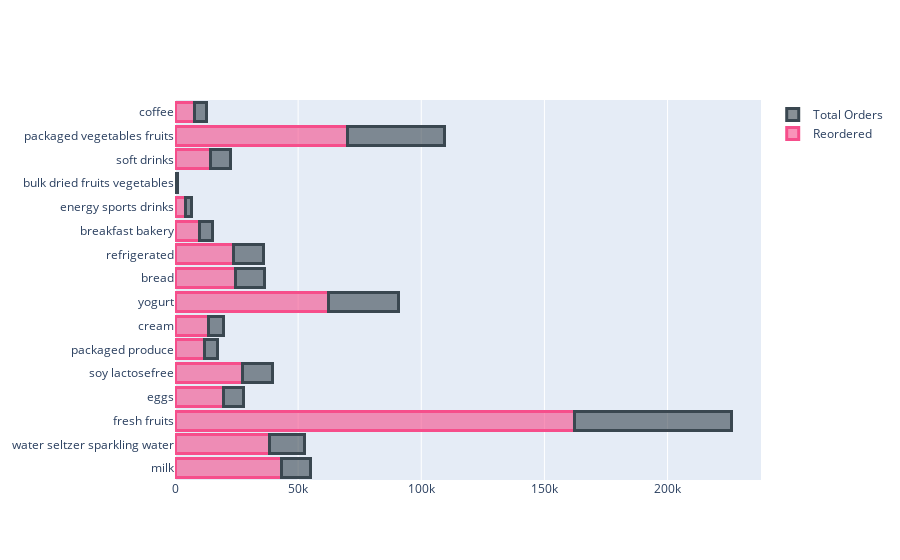

The notebook cell this image was saved under:
### Code cell
import plotly.graph_objects as go

fig = go.Figure()
fig.add_trace(go.Bar(
    y=Q6_products["product_name"][:16],
    x=Q6_products["reordered"][:16],
    name='Reordered',
    orientation='h',
    marker=dict(
        color='rgba(246, 78, 139, 0.6)',
        line=dict(color='rgba(246, 78, 139, 1.0)', width=3)
    )
))
fig.add_trace(go.Bar(
    y=Q6_products["product_name"][:16],
    x=Q6_products["#_sells_no_reoder"][:16],
    name='Total Orders',
    orientation='h',
    marker=dict(
        color='rgba(58, 71, 80, 0.6)',
        line=dict(color='rgba(58, 71, 80, 1.0)', width=3)
    )
))

fig.update_layout(barmode='stack', overwrite=False)
fig.show()

### Figure 1 — Plotly figure (JSON) as saved in the notebook; plotly's stock layout.template omitted (floating-point values rounded to 4 significant figures)
{"data": [{"marker": {"color": "rgba(246, 78, 139, 0.6)", "line": {"color": "rgba(246, 78, 139, 1.0)", "width": 3}}, "name": "Reordered", "orientation": "h", "type": "bar", "x": [43162, 38467, 162355, 19798, 27251, 12021, 13625, 62464, 24540, 23854, 9991, 4256, 678, 14299, 69872, 8059], "y": ["milk", "water seltzer sparkling water", "fresh fruits", "eggs", "soy lactosefree", "packaged produce", "cream", "yogurt", "bread", "refrigerated", "breakfast bakery", "energy sports drinks", "bulk dried fruits vegetables", "soft drinks", "packaged vegetables fruits", "coffee"]}, {"marker": {"color": "rgba(58, 71, 80, 0.6)", "line": {"color": "rgba(58, 71, 80, 1.0)", "width": 3}}, "name": "Total Orders", "orientation": "h", "type": "bar", "x": [11988, 14097, 63684, 8188, 12138, 5387, 6161, 28287, 11841, 12039, 5366, 2382, 381, 8129, 39724, 4764], "y": ["milk", "water seltzer sparkling water", "fresh fruits", "eggs", "soy lactosefree", "packaged produce", "cream", "yogurt", "bread", "refrigerated", "breakfast bakery", "energy sports drinks", "bulk dried fruits vegetables", "soft drinks", "packaged vegetables fruits", "coffee"]}], "layout": {"barmode": "stack"}}
